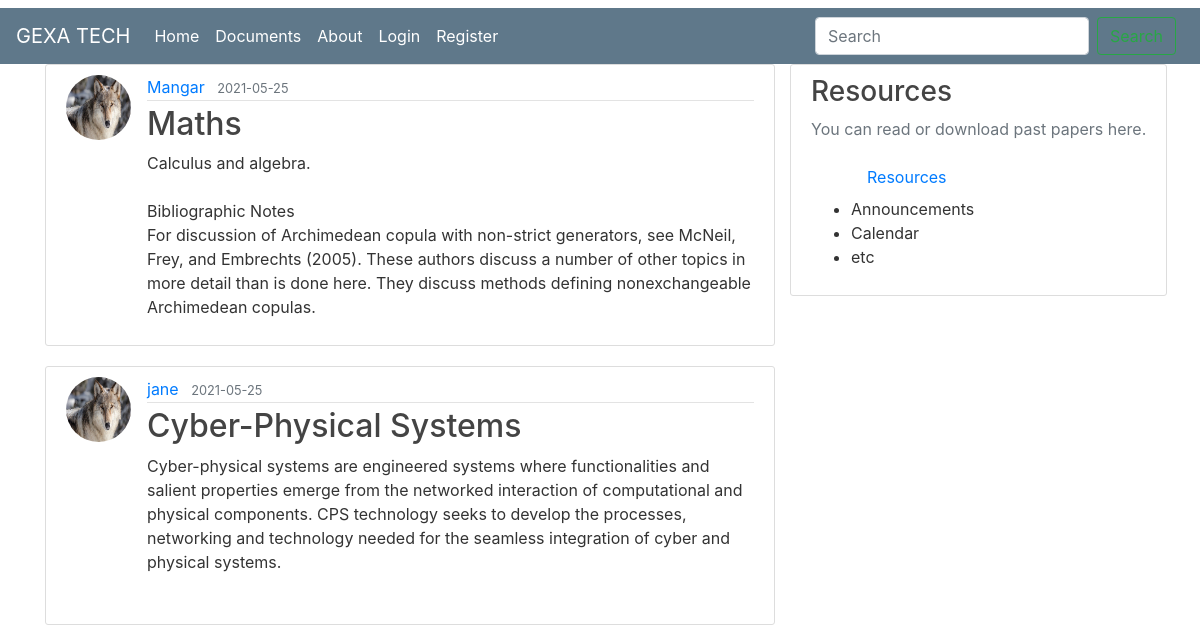
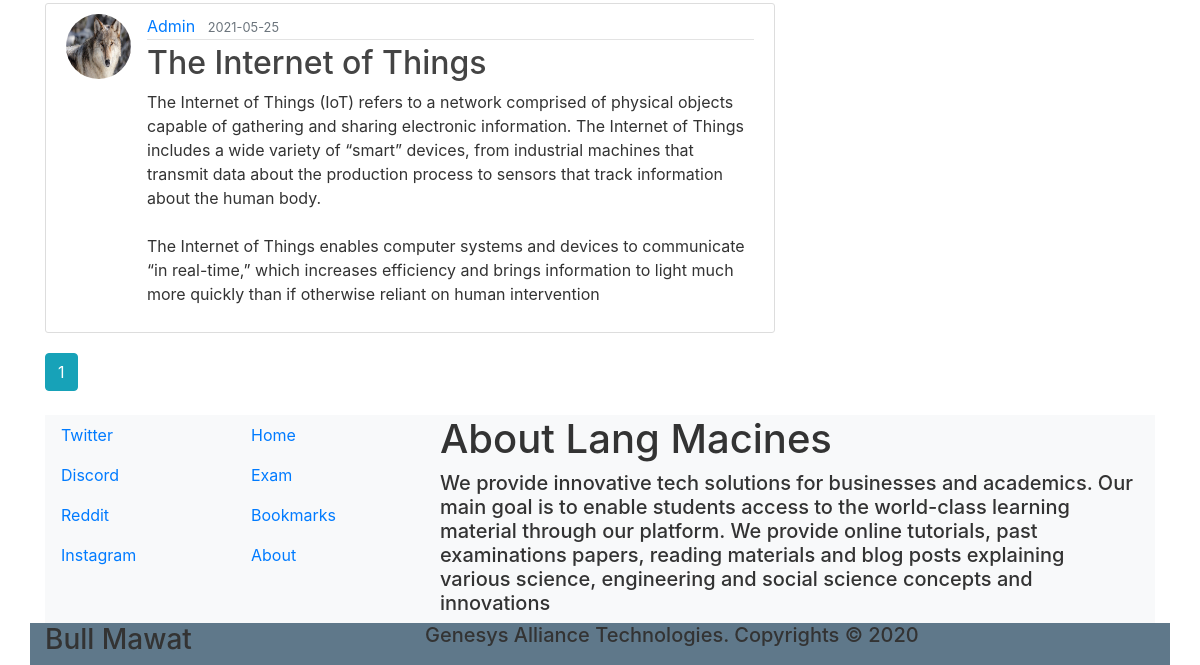
Page /home on the earlier database version (2 pictures, top to bottom).
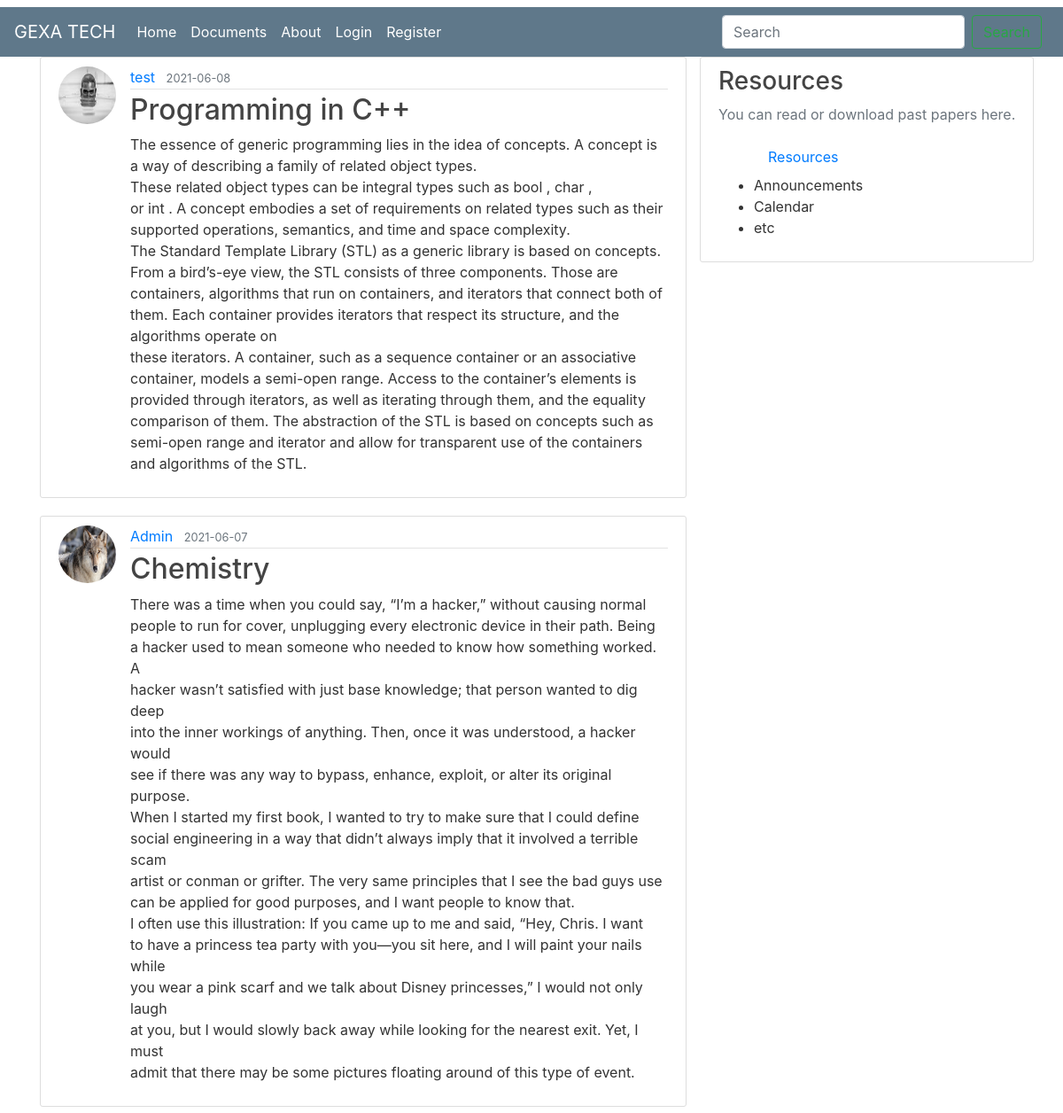
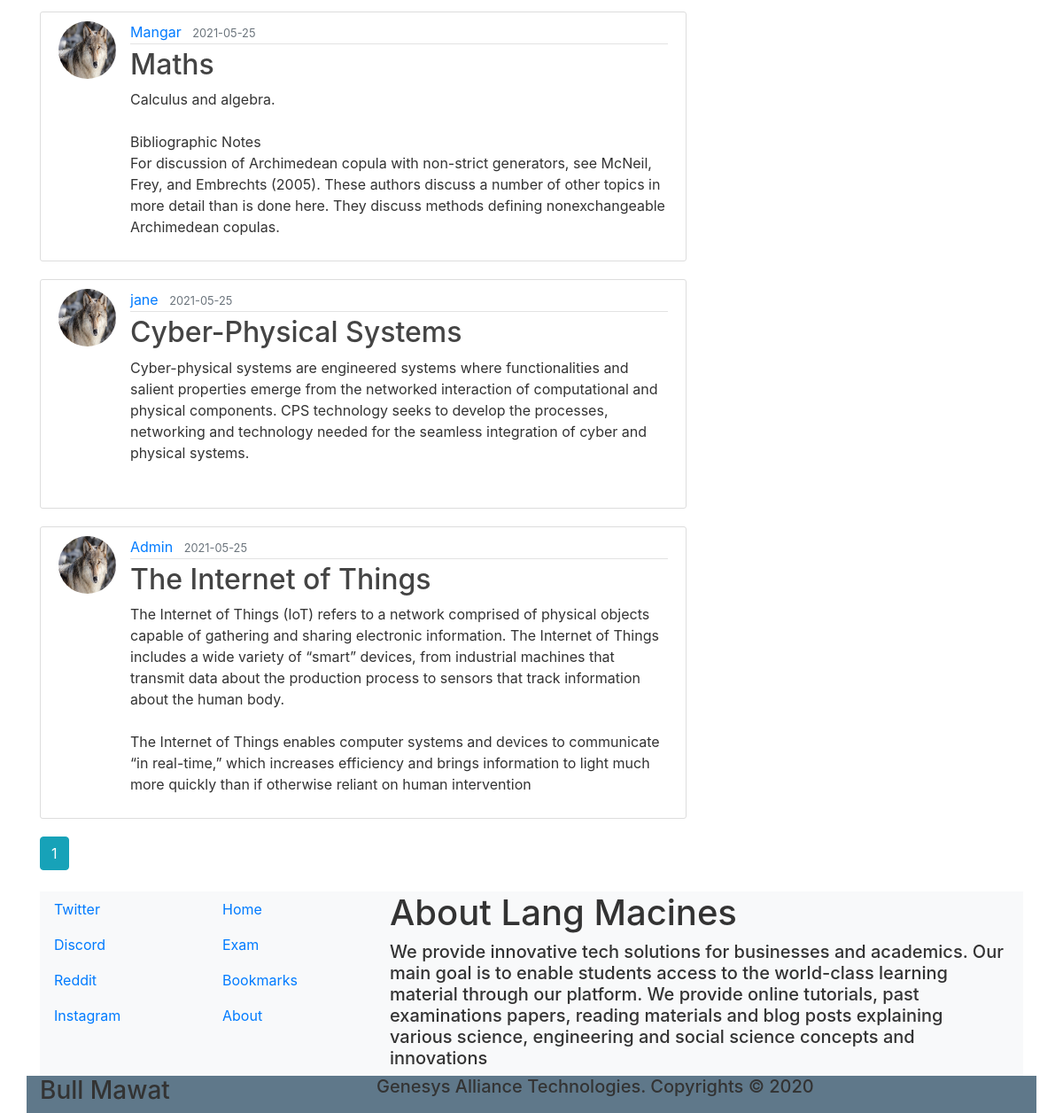
Same page on the later database version (2 pictures, top to bottom).
### blog/models.py (models this page shows, shortened)
class Post(db.Model):
    id = db.Column(db.Integer, primary_key=True)
    title = db.Column(db.String(100), nullable=False)
    date_posted = db.Column(db.DateTime, nullable=False, default=datetime.utcnow)
    content = db.Column(db.Text, nullable=False)
    user_id = db.Column(db.Integer, db.ForeignKey('user.id'), nullable=False)

class User(db.Model, UserMixin):
    id = db.Column(db.Integer, primary_key=True)
    username = db.Column(db.String(20), unique=True, nullable=False)
    email = db.Column(db.String(50), unique=True, nullable=False)
    image_file = db.Column(db.String(20), nullable=False, default='default2.jpg')
    password = db.Column(db.String(60), nullable=False)
    posts = db.relationship('Post', backref='author', lazy=True)
    uploads = db.relationship('Upload', backref='author', lazy=True)

### blog/main/routes.py (the view)
@main.route("/")
@main.route("/home")
def home():
    page = request.args.get('page', 1, type=int)
    posts  = Post.query.order_by(Post.date_posted.desc()).paginate(page=page, per_page=5)
    return render_template("home.html", posts=posts)

### blog/templates/home.html
{% extends "layout.html" %}
{% block content %}
    {% for post in posts.items %}
        <article class="media content-section">
          <img class="rounded-circle article-img" src="{{ url_for('static', filename='profile_pics/' + post.author.image_file) }}">
          <div class="media-body">
            <div class="article-metadata">
              <a class="mr-2" href="{{ url_for('posts.user_posts', username=post.author.username) }}">{{ post.author.username }}</a>
              <small class="text-muted">{{ post.date_posted.strftime('%Y-%m-%d') }}</small>
            </div>
            <h2><a class="article-title" href="{{ url_for('posts.post', post_id=post.id) }}">{{ post.title }}</a></h2>
            <p class="article-content">{{ post.content }}</p>
          </div>
        </article>
    {% endfor %}
    {% for page_num in posts.iter_pages(left_edge=1, right_edge=1, left_current=1, right_current=2) %}
      {% if page_num %}
        {% if posts.page == page_num %}
          <a class="btn btn-info mb-4" href="{{ url_for('main.home', page=page_num) }}">{{ page_num }}</a>
        {% else %}
          <a class="btn btn-outline-info mb-4" href="{{ url_for('main.home', page=page_num) }}">{{ page_num }}</a>
        {% endif %}
      {% else %}
        ...
      {% endif %}
    {% endfor %}
{% endblock content %}

### blog/templates/layout.html (shortened to what this page needs)
<!DOCTYPE html>
<html class="h-100" lang="en">
<head>
  <link rel="stylesheet" href="https://stackpath.bootstrapcdn.com/bootstrap/4.4.1/css/bootstrap.min.css">
  <link rel="stylesheet" type="text/css" href="{{ url_for('static', filename='main.css') }}">
</head>
<body>
  <header class="site-header">
    <nav class="navbar navbar-expand-md navbar-dark bg-steel">
      <a class="navbar-brand" href="/">GEXA TECH</a>
      <div class="collapse navbar-collapse" id="navbarNavID">
        <ul class="navbar-nav mr-auto">
          <li class="nav-item active">
            <a class="nav-link" href="{{ url_for('main.home') }}">Home <span class="sr-only">(current)</span></a>
          </li>
          <li class="nav-item active">
            <a class="nav-link" href="{{ url_for('main.documents') }}">Documents</a>
          </li>
          <li class="nav-item active">
            <a class="nav-link" href="{{ url_for('main.about') }}">About</a>
          </li>
          {% if current_user.is_authenticated %}
            <li class="nav-item active">
              <a class="nav-link" href="{{ url_for('uploads.new_upload') }}">New Upload</a>
            </li>
            <li class="nav-item active">
              <a class="nav-link" href="{{ url_for('posts.new_post') }}">Create Post</a>
            </li>
            <li class="nav-item active">
              <a class="nav-link" href="{{ url_for('users.account') }}">User Profile</a>
            </li>
            <li class="nav-item active">
              <a class="nav-link" href="{{ url_for('users.logout') }}">Logout</a>
            </li>
          {% else %}
            <li class="nav-item active">
              <a class="nav-link" href="{{ url_for('users.login') }}">Login</a>
            </li>
            <li class="nav-item active">
              <a class="nav-link" href="{{ url_for('users.register') }}">Register</a>
            </li>
          {% endif %}
        </ul>
        <form action="" class="form-inline m-2 my-lg-0">
          <input class="form-control mr-sm-2" type="search" placeholder="Search" aria-label="Search">
          <button class="btn btn-outline-success my-2 my-sm-0" type="submit">Search</button>
        </form>
      </div>
    </nav>
  </header>
  <div class="container">
    <div class="row">
      <div class="col-md-8">
        {% block content %} {% endblock %}
      </div>
      <div class="colmd-4">
        <div class="content-section">
          <h3>Resources</h3>
          <p class="text-muted">You can read or download past papers here.
          <ul>
            <a class="nav-link" href="{{ url_for('main.documents') }}">Resources </a>
            <li>Announcements</li>
            <li>Calendar</li>
            <li>etc</li>
          </ul>
        </p>
        </div>
      </div>
    </div>
  </div>
  <div class="container">
    <footer class="bg-light text-align-center text-lg-start">
      <div class="row">
        <div class="col-md-2">
          <ul class="list-inline">
            <li><a href="#" class="nav-link">Twitter</a></li>
            <li><a href="#" class="nav-link">Discord</a></li>
            <li><a href="#" class="nav-link">Reddit</a></li>
            <li><a href="#" class="nav-link">Instagram</a></li>
          </ul>
        </div>
        <div class="col-md-2">
          <ul class="list-inline">
            <li><a href="{{ url_for('main.home') }}" class="nav-link">Home</a></li>
            <li><a href="#" class="nav-link">Exam</a></li>
            <li><a href="#" class="nav-link">Bookmarks</a></li>
            <li><a href="{{ url_for('main.about') }}" class="nav-link">About</a></li>
          </ul>
        </div>
        <div class="col-md-8">
          <div class="container">
            <p class="h1">About Lang Macines</p>
            <p class="h5 text-align-left">We provide innovative tech solutions for businesses and academics. Our main goal is to enable students access to the world-class learning material through our platform. We provide online tutorials, past examinations papers, reading materials and blog posts explaining various science, engineering and social science concepts and innovations</p>
          </div>
        </div>
      </div>
      <div class="row text-align-center bg-steel">
        <div class="col-md-4 h3">
          Bull Mawat
        </div>
        <div class="col-md-8 h5">
          Genesys Alliance Technologies. Copyrights &copy 2020
        </div>
      </div>
    </footer>
  </div>
</body>
</html>

### blog/static/main.css (style rules this page uses)
body { background: #FFFFFF; color: #333333; margin-top: .5rem; }
h1, h2, h3, h4, h5, h6 { color: #444444; }
.bg-steel { background-color: #5F788A; }
.site-header .navbar-nav .nav-link { color: #CBD5DB; }
.content-section { background: #FFFFFF; padding: 10px 20px; border: 1px solid #DDDDDD; border-radius: 3px; margin-bottom: 20px; }
.article-title { color: #444444; }
.article-content { white-space: pre-line; }
.article-img { height: 65px; width: 65px; margin-right: 16px; }
.article-metadata { padding-bottom: 1px; margin-bottom: 4px; border-bottom: 1px solid #E3E3E3; color: #333; text-decoration: none; }

Differences in the rows shown:
added Post: image_file (placeholder picture), author.username "test", date_posted "2021-06-08", title "Programming in C++", content "The essence of generic programming lies in the idea of concepts. A concept is a way of describing a family of related object types. These related object types can be integral types such as bool , char , or int . A concept embodies a set of requirements on related types such as their supported operations, semantics, and time and space complexity. The Standard Template Library (STL) as a generic library is based on concepts. From a bird’s-eye view, the STL consists of three components. Those are containers, algorithms that run on containers, and iterators that connect both of them. Each container provides iterators that respect its structure, and the algorithms operate on these iterators. A…"
added Post: image_file (placeholder picture), author.username "Admin", date_posted "2021-06-07", title "Chemistry", content "There was a time when you could say, “I’m a hacker,” without causing normal people to run for cover, unplugging every electronic device in their path. Being a hacker used to mean someone who needed to know how something worked. A hacker wasn’t satisfied with just base knowledge; that person wanted to dig deep into the inner workings of anything. Then, once it was understood, a hacker would see if there was any way to bypass, enhance, exploit, or alter its original purpose. When I started my first book, I wanted to try to make sure that I could define social engineering in a way that didn’t always imply that it involved a terrible scam artist or conman or grifter. The very same principles…"
